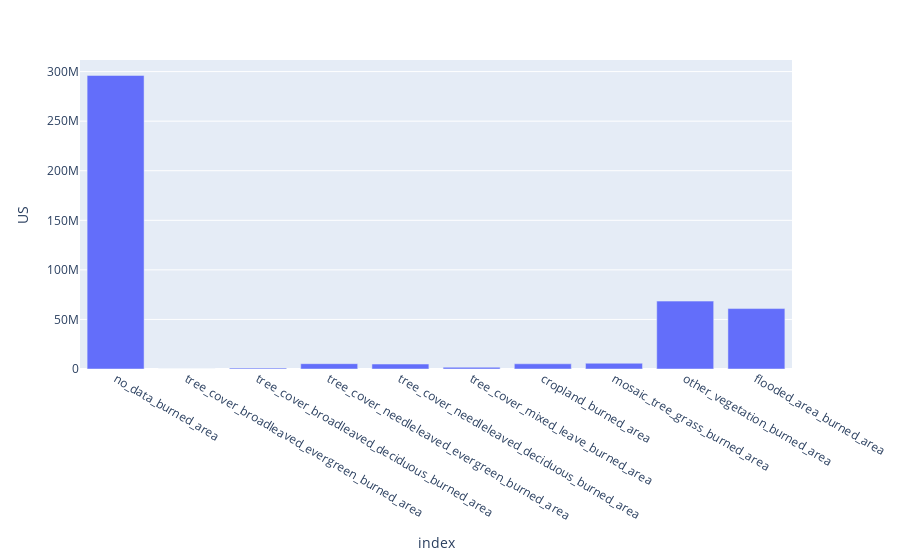

The code cell stored with this chart in its notebook:
### Code cell
import plotly.express as px
fig = px.bar(df_groupby, x='index', y='US')
fig.show()

### Figure 1 — Plotly figure (JSON) as saved in the notebook; plotly's stock layout.template omitted (floating-point values rounded to 4 significant figures)
{"data": [{"alignmentgroup": "True", "hovertemplate": "index=%{x}<br>US=%{y}<extra></extra>", "legendgroup": "", "marker": {"color": "#636efa", "pattern": {"shape": ""}}, "name": "", "offsetgroup": "", "orientation": "v", "showlegend": false, "textposition": "auto", "type": "bar", "x": ["no_data_burned_area", "tree_cover_broadleaved_evergreen_burned_area", "tree_cover_broadleaved_deciduous_burned_area", "tree_cover_needleleaved_evergreen_burned_area", "tree_cover_needleleaved_deciduous_burned_area", "tree_cover_mixed_leave_burned_area", "cropland_burned_area", "mosaic_tree_grass_burned_area", "other_vegetation_burned_area", "flooded_area_burned_area"], "xaxis": "x", "y": [296121630, 0, 912298, 5366463, 4990810, 1770933, 5259132, 5795782, 68476107, 60963051], "yaxis": "y"}], "layout": {"barmode": "relative", "legend": {"tracegroupgap": 0}, "margin": {"t": 60}, "xaxis": {"anchor": "y", "domain": [0, 1], "title": {"text": "index"}}, "yaxis": {"anchor": "x", "domain": [0, 1], "title": {"text": "US"}}}}
